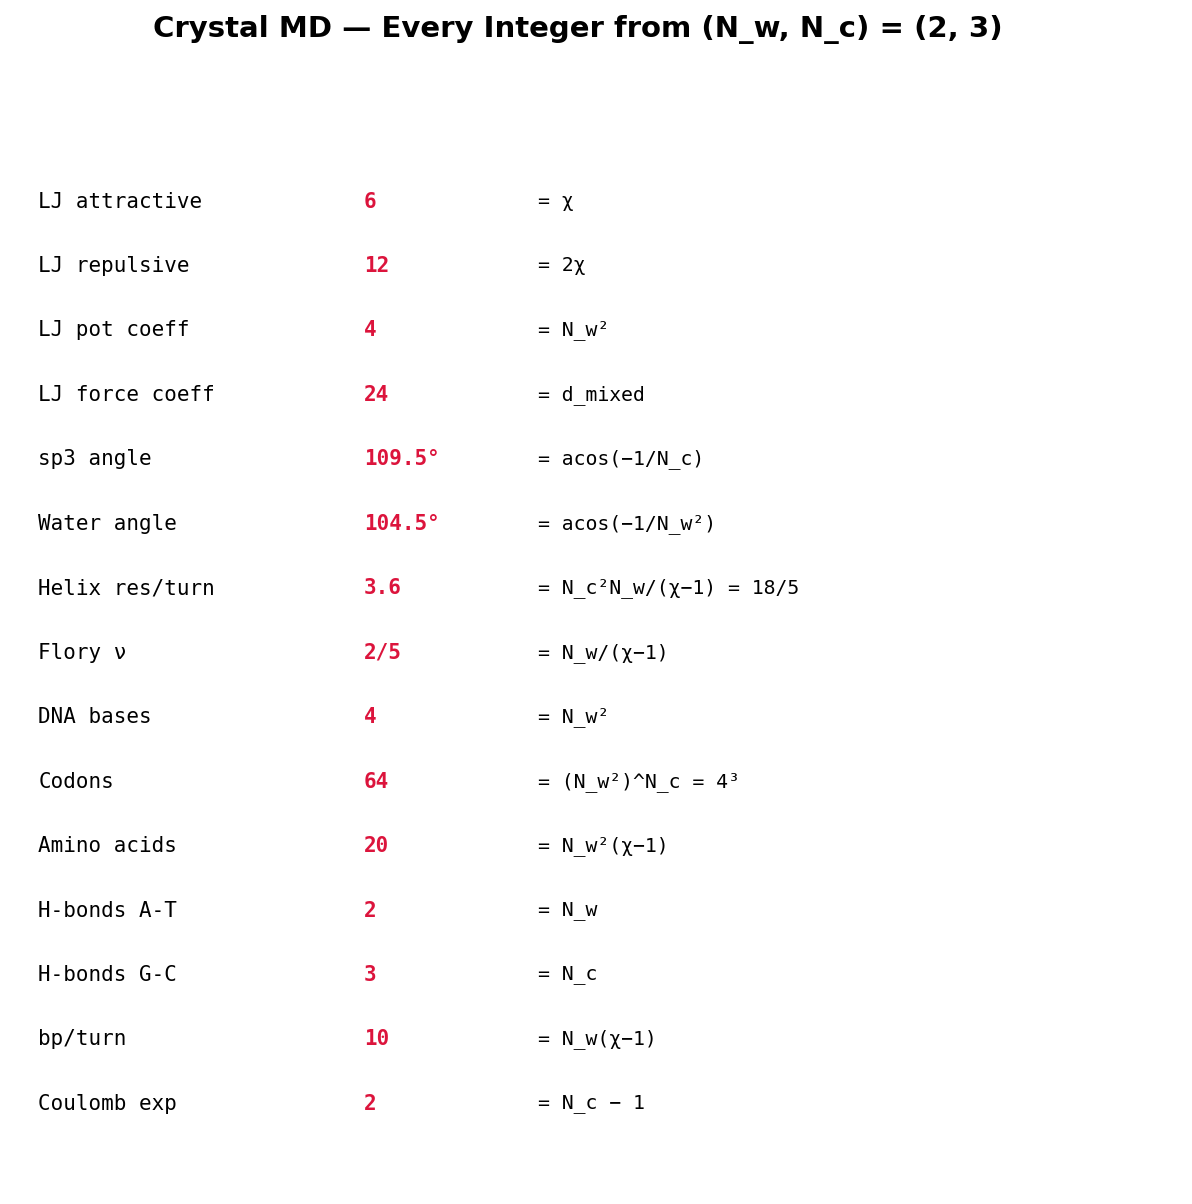

Here is the Python script that generated this plot:
#!/usr/bin/env python3
# Copyright (c) 2026 Daland Montgomery
# SPDX-License-Identifier: AGPL-3.0-or-later

"""Crystal MD — Every Integer from (2,3)"""
import crystal_toe as ct
import matplotlib.pyplot as plt

toe = ct.Toe(); md = toe.md()
fig, ax = plt.subplots(figsize=(10, 9))
fig.suptitle(f"Crystal MD — Every Integer from (N_w, N_c) = ({md.n_w()}, {md.n_c()})", fontsize=14, fontweight='bold')
ax.axis('off')
rows = [
    ("LJ attractive",   "6",     "χ"),
    ("LJ repulsive",    "12",    "2χ"),
    ("LJ pot coeff",    "4",     "N_w²"),
    ("LJ force coeff",  "24",    "d_mixed"),
    ("sp3 angle",       "109.5°","acos(−1/N_c)"),
    ("Water angle",     "104.5°","acos(−1/N_w²)"),
    ("Helix res/turn",  "3.6",   "N_c²N_w/(χ−1) = 18/5"),
    ("Flory ν",         "2/5",   "N_w/(χ−1)"),
    ("DNA bases",       "4",     "N_w²"),
    ("Codons",          "64",    "(N_w²)^N_c = 4³"),
    ("Amino acids",     "20",    "N_w²(χ−1)"),
    ("H-bonds A-T",     "2",     "N_w"),
    ("H-bonds G-C",     "3",     "N_c"),
    ("bp/turn",         "10",    "N_w(χ−1)"),
    ("Coulomb exp",     "2",     "N_c − 1"),
]
for i, (name, val, origin) in enumerate(rows):
    y = 0.96 - i * 0.062
    ax.text(0.02, y, name, fontsize=10, fontfamily='monospace', va='top', transform=ax.transAxes)
    ax.text(0.30, y, val, fontsize=10, fontfamily='monospace', va='top', fontweight='bold', color='crimson', transform=ax.transAxes)
    ax.text(0.45, y, f'= {origin}', fontsize=9.5, fontfamily='monospace', va='top', transform=ax.transAxes)
plt.savefig('md_integers.png', dpi=150, bbox_inches='tight'); plt.show()
